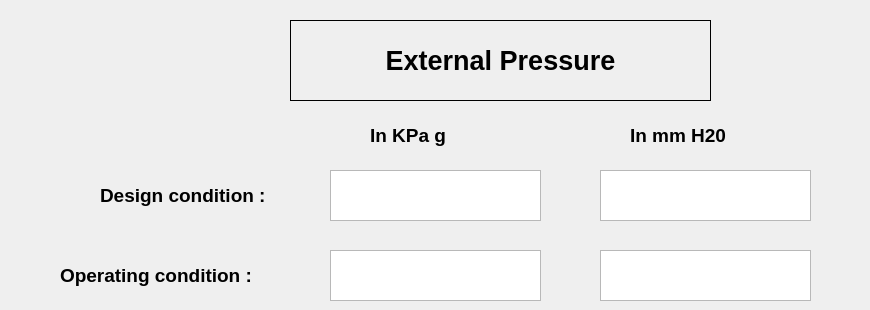
  <widget class="QWidget" name="ExternalPressure">
   <widget class="QLabel" name="heading_5">
    <property name="geometry">
     <rect>
      <x>290</x>
      <y>20</y>
      <width>421</width>
      <height>81</height>
     </rect>
    </property>
    <property name="font">
     <font>
      <pointsize>20</pointsize>
      <weight>75</weight>
      <bold>true</bold>
     </font>
    </property>
    <property name="layoutDirection">
     <enum>Qt::LeftToRight</enum>
    </property>
    <property name="autoFillBackground">
     <bool>true</bool>
    </property>
    <property name="frameShape">
     <enum>QFrame::Box</enum>
    </property>
    <property name="text">
     <string>External Pressure</string>
    </property>
    <property name="alignment">
     <set>Qt::AlignCenter</set>
    </property>
   </widget>
   <widget class="QTextEdit" name="EPDesignconditionKpag">
    <property name="geometry">
     <rect>
      <x>330</x>
      <y>170</y>
      <width>211</width>
      <height>51</height>
     </rect>
    </property>
   </widget>
   <widget class="QLabel" name="EPOperatingcondition">
    <property name="geometry">
     <rect>
      <x>60</x>
      <y>250</y>
      <width>251</width>
      <height>51</height>
     </rect>
    </property>
    <property name="font">
     <font>
      <pointsize>14</pointsize>
      <weight>75</weight>
      <bold>true</bold>
     </font>
    </property>
    <property name="text">
     <string>Operating condition :</string>
    </property>
   </widget>
   <widget class="QLabel" name="EPDesigncondition">
    <property name="geometry">
     <rect>
      <x>100</x>
      <y>170</y>
      <width>231</width>
      <height>51</height>
     </rect>
    </property>
    <property name="font">
     <font>
      <pointsize>14</pointsize>
      <weight>75</weight>
      <bold>true</bold>
     </font>
    </property>
    <property name="text">
     <string>Design condition :</string>
    </property>
   </widget>
   <widget class="QTextEdit" name="EPDesignconditionmmH2O">
    <property name="geometry">
     <rect>
      <x>600</x>
      <y>170</y>
      <width>211</width>
      <height>51</height>
     </rect>
    </property>
   </widget>
   <widget class="QLabel" name="unit_20">
    <property name="geometry">
     <rect>
      <x>630</x>
      <y>110</y>
      <width>231</width>
      <height>51</height>
     </rect>
    </property>
    <property name="font">
     <font>
      <pointsize>14</pointsize>
      <weight>75</weight>
      <bold>true</bold>
     </font>
    </property>
    <property name="text">
     <string>In mm H20</string>
    </property>
   </widget>
   <widget class="QLabel" name="unit_21">
    <property name="geometry">
     <rect>
      <x>370</x>
      <y>110</y>
      <width>231</width>
      <height>51</height>
     </rect>
    </property>
    <property name="font">
     <font>
      <pointsize>14</pointsize>
      <weight>75</weight>
      <bold>true</bold>
     </font>
    </property>
    <property name="text">
     <string>In KPa g</string>
    </property>
   </widget>
   <widget class="QTextEdit" name="EPOperatingconditionKpag">
    <property name="geometry">
     <rect>
      <x>330</x>
      <y>250</y>
      <width>211</width>
      <height>51</height>
     </rect>
    </property>
   </widget>
   <widget class="QTextEdit" name="EPOperatingconditionmmH2O">
    <property name="geometry">
     <rect>
      <x>600</x>
      <y>250</y>
      <width>211</width>
      <height>51</height>
     </rect>
    </property>
   </widget>
  </widget>
